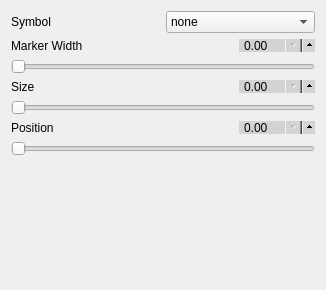
             <widget class="QWidget" name="page_9">
              <property name="geometry">
               <rect>
                <x>0</x>
                <y>0</y>
                <width>326</width>
                <height>290</height>
               </rect>
              </property>
              <attribute name="label">
               <string>Segment Marker</string>
              </attribute>
              <layout class="QVBoxLayout" name="verticalLayout_4">
               <item>
                <layout class="QHBoxLayout" name="horizontalLayout_52">
                 <item>
                  <widget class="QLabel" name="label_63">
                   <property name="text">
                    <string>Symbol</string>
                   </property>
                  </widget>
                 </item>
                 <item>
                  <widget class="QComboBox" name="segment_marker_symbol">
                   <property name="focusPolicy">
                    <enum>Qt::ClickFocus</enum>
                   </property>
                   <item>
                    <property name="text">
                     <string>none</string>
                    </property>
                   </item>
                   <item>
                    <property name="text">
                     <string>|</string>
                    </property>
                   </item>
                   <item>
                    <property name="text">
                     <string>||</string>
                    </property>
                   </item>
                   <item>
                    <property name="text">
                     <string>|||</string>
                    </property>
                   </item>
                   <item>
                    <property name="text">
                     <string>s|</string>
                    </property>
                   </item>
                   <item>
                    <property name="text">
                     <string>s||</string>
                    </property>
                   </item>
                   <item>
                    <property name="text">
                     <string>z</string>
                    </property>
                   </item>
                   <item>
                    <property name="text">
                     <string>*</string>
                    </property>
                   </item>
                   <item>
                    <property name="text">
                     <string>x</string>
                    </property>
                   </item>
                   <item>
                    <property name="text">
                     <string>+</string>
                    </property>
                   </item>
                   <item>
                    <property name="text">
                     <string>-</string>
                    </property>
                   </item>
                   <item>
                    <property name="text">
                     <string>o</string>
                    </property>
                   </item>
                   <item>
                    <property name="text">
                     <string>oo</string>
                    </property>
                   </item>
                   <item>
                    <property name="text">
                     <string>asterisk</string>
                    </property>
                   </item>
                   <item>
                    <property name="text">
                     <string>star</string>
                    </property>
                   </item>
                   <item>
                    <property name="text">
                     <string>10-pointed star</string>
                    </property>
                   </item>
                   <item>
                    <property name="text">
                     <string>oplus</string>
                    </property>
                   </item>
                   <item>
                    <property name="text">
                     <string>oplus*</string>
                    </property>
                   </item>
                   <item>
                    <property name="text">
                     <string>otimes</string>
                    </property>
                   </item>
                   <item>
                    <property name="text">
                     <string>otimes*</string>
                    </property>
                   </item>
                   <item>
                    <property name="text">
                     <string>square</string>
                    </property>
                   </item>
                   <item>
                    <property name="text">
                     <string>square*</string>
                    </property>
                   </item>
                   <item>
                    <property name="text">
                     <string>triangle</string>
                    </property>
                   </item>
                   <item>
                    <property name="text">
                     <string>triangle*</string>
                    </property>
                   </item>
                   <item>
                    <property name="text">
                     <string>diamond</string>
                    </property>
                   </item>
                   <item>
                    <property name="text">
                     <string>diamond*</string>
                    </property>
                   </item>
                   <item>
                    <property name="text">
                     <string>halfdiamond*</string>
                    </property>
                   </item>
                   <item>
                    <property name="text">
                     <string>halfsquare*</string>
                    </property>
                   </item>
                   <item>
                    <property name="text">
                     <string>halfsquare right*</string>
                    </property>
                   </item>
                   <item>
                    <property name="text">
                     <string>halfsquare left*</string>
                    </property>
                   </item>
                   <item>
                    <property name="text">
                     <string>pentagon</string>
                    </property>
                   </item>
                   <item>
                    <property name="text">
                     <string>pentagon*</string>
                    </property>
                   </item>
                   <item>
                    <property name="text">
                     <string>Mercedes star</string>
                    </property>
                   </item>
                   <item>
                    <property name="text">
                     <string>Mercedes star flipped</string>
                    </property>
                   </item>
                   <item>
                    <property name="text">
                     <string>halfcircle</string>
                    </property>
                   </item>
                   <item>
                    <property name="text">
                     <string>halfcircle*</string>
                    </property>
                   </item>
                   <item>
                    <property name="text">
                     <string>heart</string>
                    </property>
                   </item>
                  </widget>
                 </item>
                </layout>
               </item>
               <item>
                <layout class="QVBoxLayout" name="verticalLayout_40">
                 <item>
                  <layout class="QHBoxLayout" name="horizontalLayout_49">
                   <item>
                    <widget class="QLabel" name="label_60">
                     <property name="text">
                      <string>Marker Width</string>
                     </property>
                    </widget>
                   </item>
                   <item>
                    <widget class="QDoubleSpinBox" name="segment_marker_width_spin">
                     <property name="styleSheet">
                      <string notr="true">QDoubleSpinBox {
	max-height: 11px;
	min-height: 11px;
    min-width: 60px;
    max-width: 60px;
    padding-right: 10px;
    background-color: lightgray;
    padding-top: -2px;
    padding-bottom: -2px;
}

QDoubleSpinBox::up-button {
  subcontrol-origin: padding;
  subcontrol-position: right center;
  left: 7px;
  height: 18px;
  width: 18px;
}

QDoubleSpinBox::down-button {
  subcontrol-origin: content;
  subcontrol-position: right center;
  left: 0px;
  top: 0px;
  height: 18px;
  width: 18px;
}

</string>
                     </property>
                    </widget>
                   </item>
                  </layout>
                 </item>
                 <item>
                  <widget class="QSlider" name="segment_marker_width_slider">
                   <property name="styleSheet">
                    <string notr="true"/>
                   </property>
                   <property name="orientation">
                    <enum>Qt::Horizontal</enum>
                   </property>
                  </widget>
                 </item>
                </layout>
               </item>
               <item>
                <layout class="QVBoxLayout" name="verticalLayout_41">
                 <item>
                  <layout class="QHBoxLayout" name="horizontalLayout_50">
                   <item>
                    <widget class="QLabel" name="label_61">
                     <property name="text">
                      <string>Size</string>
                     </property>
                    </widget>
                   </item>
                   <item>
                    <widget class="QDoubleSpinBox" name="segment_marker_size_spin">
                     <property name="styleSheet">
                      <string notr="true">QDoubleSpinBox {
	max-height: 11px;
	min-height: 11px;
    min-width: 60px;
    max-width: 60px;
    padding-right: 10px;
    background-color: lightgray;
    padding-top: -2px;
    padding-bottom: -2px;
}

QDoubleSpinBox::up-button {
  subcontrol-origin: padding;
  subcontrol-position: right center;
  left: 7px;
  height: 18px;
  width: 18px;
}

QDoubleSpinBox::down-button {
  subcontrol-origin: content;
  subcontrol-position: right center;
  left: 0px;
  top: 0px;
  height: 18px;
  width: 18px;
}

</string>
                     </property>
                    </widget>
                   </item>
                  </layout>
                 </item>
                 <item>
                  <widget class="QSlider" name="segment_marker_size_slider">
                   <property name="styleSheet">
                    <string notr="true"/>
                   </property>
                   <property name="orientation">
                    <enum>Qt::Horizontal</enum>
                   </property>
                  </widget>
                 </item>
                </layout>
               </item>
               <item>
                <layout class="QVBoxLayout" name="verticalLayout_42">
                 <item>
                  <layout class="QHBoxLayout" name="horizontalLayout_51">
                   <item>
                    <widget class="QLabel" name="label_62">
                     <property name="text">
                      <string>Position</string>
                     </property>
                    </widget>
                   </item>
                   <item>
                    <widget class="QDoubleSpinBox" name="segment_marker_position_spin">
                     <property name="styleSheet">
                      <string notr="true">QDoubleSpinBox {
	max-height: 11px;
	min-height: 11px;
    min-width: 60px;
    max-width: 60px;
    padding-right: 10px;
    background-color: lightgray;
    padding-top: -2px;
    padding-bottom: -2px;
}

QDoubleSpinBox::up-button {
  subcontrol-origin: padding;
  subcontrol-position: right center;
  left: 7px;
  height: 18px;
  width: 18px;
}

QDoubleSpinBox::down-button {
  subcontrol-origin: content;
  subcontrol-position: right center;
  left: 0px;
  top: 0px;
  height: 18px;
  width: 18px;
}

</string>
                     </property>
                    </widget>
                   </item>
                  </layout>
                 </item>
                 <item>
                  <widget class="QSlider" name="segment_marker_position_slider">
                   <property name="styleSheet">
                    <string notr="true"/>
                   </property>
                   <property name="orientation">
                    <enum>Qt::Horizontal</enum>
                   </property>
                  </widget>
                 </item>
                </layout>
               </item>
               <item>
                <spacer name="verticalSpacer_9">
                 <property name="orientation">
                  <enum>Qt::Vertical</enum>
                 </property>
                 <property name="sizeHint" stdset="0">
                  <size>
                   <width>20</width>
                   <height>40</height>
                  </size>
                 </property>
                </spacer>
               </item>
              </layout>
             </widget>
